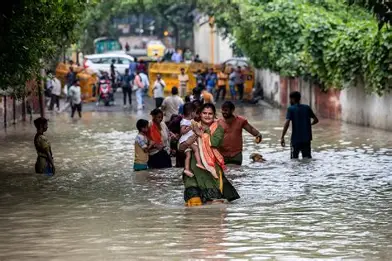
#> input picture Real Test Datas/Flood/flood 11.webp, 392 x 261 px; its folder holds only this picture in this run
$ python train_flood.py   (older library calls are emulated)
#> lines starting #> are read from the running program, lines starting #| are printed output that depends on the picture; after the words box and inside, x2 and y2 are one past the last pixel; in counts of white or black regions, pixels touching at a corner belong together
#> in main, im is the input picture: PIL image 392x261 RGB; mean R, G, B 115, 114.1, 101.3
import os
import json
import numpy as np
import cv2
from PIL import Image

def analyze_flood_image(im):
    """
    Plan B Flood Water Segmentation & Flood Type Classification:
    Combines adaptive HSV water color modeling (muddy floodwater, reflective grey/blue water),
    texture smoothness (low Laplacian variance), and morphological connectivity.
    """
    w, h = im.size
#> w = 392; h = 261
    img = np.array(im.convert("RGB"))
    hsv = cv2.cvtColor(img, cv2.COLOR_RGB2HSV)
#> hsv: shape (261, 392, 3); mean H, S, V 49.8, 69.5, 122.6
    gray = cv2.cvtColor(img, cv2.COLOR_RGB2GRAY)

    # 1. Muddy / brown floodwater (common in street inundation)
    lower_brown = np.array([5, 25, 35])
    upper_brown = np.array([35, 230, 220])
    mask_brown = cv2.inRange(hsv, lower_brown, upper_brown)
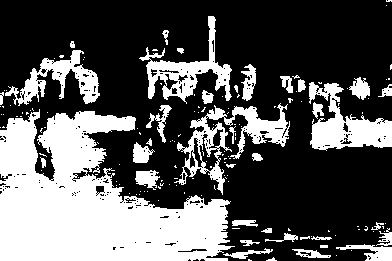
#> mask_brown: shape (261, 392); 34.5% white; 155 white regions (117 under 20 px), largest, box (x1, y1, x2, y2) and area: (0, 109, 235, 261) 21519, (174, 103, 290, 195) 2818, (309, 82, 392, 151) 2668

    # 2. Reflective / sky-reflective floodwater
    lower_grey = np.array([0, 0, 45])
    upper_grey = np.array([180, 55, 235])
    mask_grey = cv2.inRange(hsv, lower_grey, upper_grey)
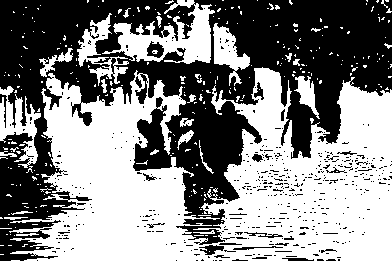
#> mask_grey: shape (261, 392); 52.5% white; 490 black regions (469 under 20 px), largest, box (x1, y1, x2, y2) and area: (0, 0, 392, 261) 45872, (147, 41, 164, 58) 183, (199, 245, 224, 255) 137

    # 3. Bluish / clear standing water
    lower_blue = np.array([80, 30, 40])
    upper_blue = np.array([140, 255, 245])
    mask_blue = cv2.inRange(hsv, lower_blue, upper_blue)
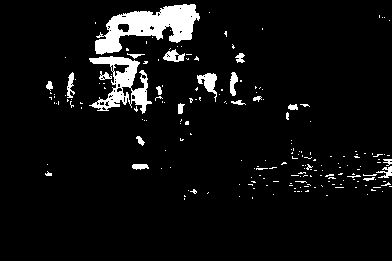
#> mask_blue: shape (261, 392); 6% white; 200 white regions (177 under 20 px), largest, box (x1, y1, x2, y2) and area: (95, 4, 200, 55) 2601, (89, 56, 152, 114) 1468, (197, 73, 217, 102) 256

    # Texture smoothness filter (water surface has lower gradient variance than buildings/vegetation)
    lap = cv2.Laplacian(gray, cv2.CV_64F)
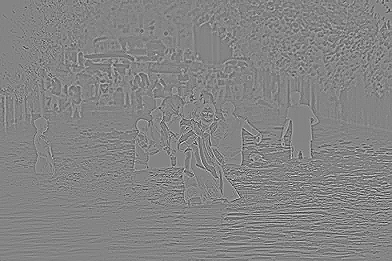
#> lap: shape (261, 392) float64; min -375, max 347, mean 0; drawn with min black and max white
    lap_var = cv2.boxFilter(np.abs(lap), -1, (15, 15))
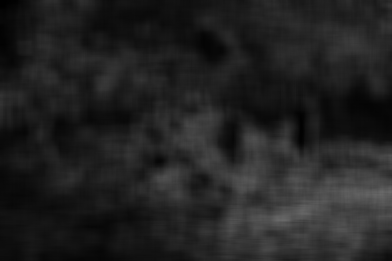
#> lap_var: shape (261, 392) float64; min 0, max 105.2, mean 34.6
    smooth_mask = (lap_var < 22).astype(np.uint8) * 255
#> smooth_mask: shape (261, 392); 27.7% white; 36 white regions (22 under 20 px), largest, box (x1, y1, x2, y2) and area: (0, 118, 191, 261) 10802, (81, 0, 228, 66) 5519, (304, 78, 392, 143) 3726

    # Focus primarily on lower 80% of image for street-level flood accumulation (avoid sky)
    horizon_mask = np.zeros((h, w), dtype=np.uint8)
    horizon_mask[int(h * 0.15):, :] = 255

    # Combine candidate water regions
    candidates = cv2.bitwise_or(mask_brown, mask_blue)
#> candidates: shape (261, 392); 40.5% white; 331 white regions (284 under 20 px), largest, box (x1, y1, x2, y2) and area: (0, 109, 235, 261) 21540, (5, 16, 238, 114) 6502, (174, 103, 290, 195) 2818
    candidates = cv2.bitwise_or(candidates, cv2.bitwise_and(mask_grey, smooth_mask))
#> candidates: shape (261, 392); 45.1% white; 316 white regions (280 under 20 px), largest, box (x1, y1, x2, y2) and area: (0, 0, 298, 261) 37477, (298, 77, 392, 151) 4522, (336, 244, 392, 261) 447
    candidates = cv2.bitwise_and(candidates, horizon_mask)
#> candidates: shape (261, 392); 41.9% white; 295 white regions (259 under 20 px), largest, box (x1, y1, x2, y2) and area: (0, 39, 298, 261) 34164, (298, 77, 392, 151) 4522, (336, 244, 392, 261) 447

    # Morphological opening and closing
    k_size = max(5, int(min(w, h) * 0.015))
#> k_size = 5
    if k_size % 2 == 0:
        k_size += 1
    kernel = cv2.getStructuringElement(cv2.MORPH_ELLIPSE, (k_size, k_size))
    opened = cv2.morphologyEx(candidates, cv2.MORPH_OPEN, kernel)
#> opened: shape (261, 392); 35.1% white; 69 white regions (7 under 20 px), largest, box (x1, y1, x2, y2) and area: (0, 50, 229, 261) 22309, (310, 79, 392, 149) 3783, (147, 39, 238, 99) 2289
    closed = cv2.morphologyEx(opened, cv2.MORPH_CLOSE, kernel)
#> closed: shape (261, 392); 36.4% white; 40 white regions (5 under 20 px), largest, box (x1, y1, x2, y2) and area: (0, 50, 229, 261) 22948, (310, 79, 392, 149) 4037, (132, 39, 238, 113) 3493

    # Connected component analysis
    num_labels, labels, stats, _ = cv2.connectedComponentsWithStats(closed)
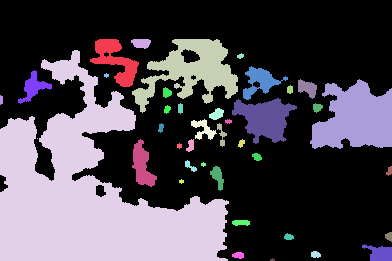
#> labels: shape (261, 392) int32; 41 distinct labels, from 0 to 40; one colour per label, 0 black
#> num_labels = 41; stats = 41 rows, first 6: [0, 0, 392, 261, 65049], [90, 39, 49, 48, 1021], [131, 39, 20, 10, 154], [132, 39, 106, 74, 3493], [0, 50, 229, 211, 22948], [237, 53, 7, 6, 28]
    clean_mask = np.zeros_like(closed)
    min_area = w * h * 0.01 # 1% min area threshold
#> min_area = 1023.1
    largest_cc_area = 0

    for i in range(1, num_labels):
        area = stats[i, cv2.CC_STAT_AREA]
        if area >= min_area:
            clean_mask[labels == i] = 255
            if area > largest_cc_area:
                largest_cc_area = area
#> this loop made 40 passes
#> (area, largest_cc_area) on passes 3 to 4: (3493, 3493), (22948, 22948)
#> area on passes 1, 2, 5, 6, 7, 9: 1021, 154, 28, 630, 412, 231
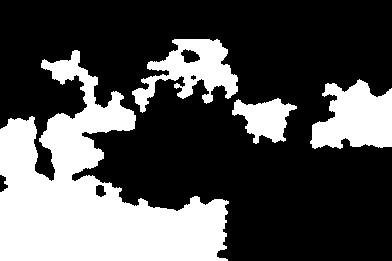
#> clean_mask: shape (261, 392); 31.4% white; 4 white regions, box (x1, y1, x2, y2) and area: (0, 50, 229, 261) 22948, (310, 79, 392, 149) 4037, (132, 39, 238, 113) 3493, (232, 98, 297, 144) 1671
#> after the loop, largest_cc_area = 22948

    water_pixels = np.count_nonzero(clean_mask)
#> water_pixels = 32149
    water_coverage_pct = (water_pixels / (w * h)) * 100.0
#> water_coverage_pct = 31.42
    largest_cc_ratio = (largest_cc_area / water_pixels) if water_pixels > 0 else 0.0
#> largest_cc_ratio = 0.714

    # Taxonomy mapping according to specifications:
    # F00: No Significant Water (< 3%)
    # F01: Roadway Waterlogging (3% - 40%)
    # F03: Building Perimeter Flooding (localized near structures)
    # F05: Large-Area Inundation (> 60% coverage, highly connected)
    # F06: General Significant Flooding (40% - 60%)
    # F02 / F04: Fluvial / Residential (needs operator verification)
    warnings = []
    if water_coverage_pct < 3.0:
        flood_type = "F00 No Significant Water"
        type_conf = max(0.60, 1.0 - (water_coverage_pct / 3.0) * 0.4)
    elif water_coverage_pct >= 60.0 and largest_cc_ratio >= 0.70:
        flood_type = "F05 Large-Area Inundation"
        type_conf = min(0.95, 0.70 + (water_coverage_pct / 100.0) * 0.25)
    elif water_coverage_pct >= 35.0:
        flood_type = "F06 General Significant Flooding"
        type_conf = 0.85
    elif water_coverage_pct >= 3.0:
        # Check aspect ratio of water component: horizontal roadway vs perimeter
        flood_type = "F01 Roadway Waterlogging"
        type_conf = 0.82
    else:
        flood_type = "F06 General Significant Flooding"
        type_conf = 0.75

    # Check for cadastre/fluvial ambiguity
    if "Inundation" in flood_type or water_coverage_pct > 50.0:
        warnings.append("F02 Residential / F04 River Overflow distinctions require GIS cadastre/fluvial data - needs operator verification")

    return {
        "flood_type": flood_type,
        "type_confidence": round(float(type_conf), 3),
        "water_coverage_pct": round(float(water_coverage_pct), 2),
        "largest_cc_ratio": round(float(largest_cc_ratio), 3),
        "water_mask": clean_mask,
        "warnings": warnings
    }

def main():
    print("================================================================================")
    print("CIVICSENSE AI — STEP 3A FLOOD TYPE CLASSIFICATION & WATER SEGMENTATION (PLAN B)")
    print("================================================================================")
    print("Note: scratch/vfloodnet_deeplabv3plus.onnx is absent; deploying Plan B")
    print("      hybrid color-texture water estimation + SegFormer fallback.")

    fdir = "Real Test Datas/Flood"
    files = sorted(os.listdir(fdir))
    print(f"Auditing all {len(files)} Flood test images...\n")

    type_counts = {}
    coverages = []

    for f in files:
        fpath = os.path.join(fdir, f)
        try:
            im = Image.open(fpath)
            res = analyze_flood_image(im)
#> res = 6 items
            t = res["flood_type"]
#> t = 'F01 Roadway Waterlogging'
            cov = res["water_coverage_pct"]
#> cov = 31.42
            type_counts[t] = type_counts.get(t, 0) + 1
            coverages.append(cov)
            print(f"  {f:<20} -> {t:<32} (Water: {cov:>5.1f}%, Conf: {res['type_confidence']:.2f})")
#|   flood 11.webp        -> F01 Roadway Waterlogging         (Water:  31.4%, Conf: 0.82)
        except Exception as e:
            print(f"  Error processing {f}: {e}")

    print("\nSummary of Flood Dataset Distribution:")
    for t, count in type_counts.items():
        print(f"  {t}: {count} images ({count/len(files)*100:.1f}%)")
#> this loop made 1 pass
#> (t, count) on pass 1: ('F01 Roadway Waterlogging', 1)
#|   F01 Roadway Waterlogging: 1 images (100.0%)
    print(f"\nAverage Water Coverage across Flood set: {np.mean(coverages):.1f}% (min: {np.min(coverages):.1f}%, max: {np.max(coverages):.1f}%)")
#| Average Water Coverage across Flood set: 31.4% (min: 31.4%, max: 31.4%)

if __name__ == "__main__":
    main()

$ run again, on Real Test Datas/Flood/flood 18.jpg
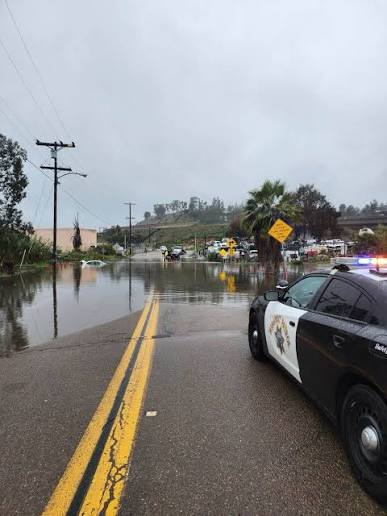
#> input picture Real Test Datas/Flood/flood 18.jpg, 387 x 516 px
#> in main, im is the input picture: PIL image 387x516 RGB; mean R, G, B 142.5, 142.1, 142
#> hsv: shape (516, 387, 3); mean H, S, V 71.5, 37.9, 152.7
#> mask_brown: shape (516, 387); 29.6% white; 154 white regions (134 under 20 px), largest, box (x1, y1, x2, y2) and area: (0, 212, 387, 516) 50699, (0, 228, 112, 308) 4146, (340, 222, 387, 258) 809
#> mask_grey: shape (516, 387); 69.2% white; 761 black regions (715 under 20 px), largest, box (x1, y1, x2, y2) and area: (128, 0, 387, 108) 19965, (248, 307, 387, 516) 16718, (32, 299, 160, 516) 10146
#> mask_blue: shape (516, 387); 7% white; 220 white regions (191 under 20 px), largest, box (x1, y1, x2, y2) and area: (0, 125, 181, 235) 6449, (257, 252, 387, 347) 4565, (277, 224, 320, 256) 346
#> smooth_mask: shape (516, 387); 65.9% white; 31 black regions (18 under 20 px), largest, box (x1, y1, x2, y2) and area: (0, 131, 387, 516) 65459, (46, 279, 61, 332) 591, (358, 420, 387, 447) 554
#> opened: shape (516, 387); 60.3% white; 80 black regions (62 under 20 px), largest, box (x1, y1, x2, y2) and area: (0, 131, 387, 516) 43601, (0, 0, 387, 108) 32424, (240, 107, 280, 158) 1141
#> closed: shape (516, 387); 61.3% white; 31 black regions (3 under 20 px), largest, box (x1, y1, x2, y2) and area: (0, 0, 387, 108) 32397, (81, 179, 387, 511) 31302, (0, 131, 81, 273) 4899
#> in analyze_flood_image, `num_labels, labels, stats, _ = cv2.connectedComponentsWithStats(closed)`:
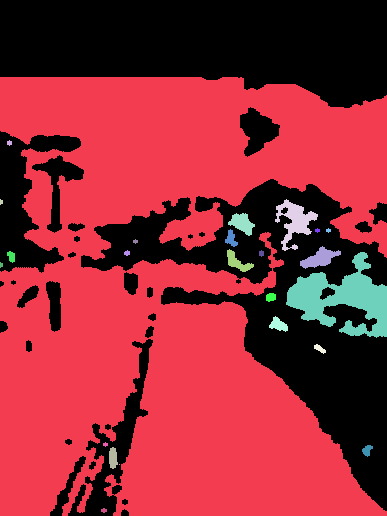
#> labels: shape (516, 387) int32; 25 distinct labels, from 0 to 24; one colour per label, 0 black
#> num_labels = 25; stats = 25 rows, first 6: [0, 0, 387, 516, 77291], [0, 77, 387, 439, 115432], [7, 140, 5, 6, 22], [0, 199, 3, 6, 14], [275, 199, 43, 52, 900], [228, 213, 27, 23, 344]
#> the loop in analyze_flood_image, `for i in range(1, num_labels):` made 24 passes
#> (area, largest_cc_area) on pass 1: (115432, 115432)
#> after the loop in analyze_flood_image, `for i in range(1, num_labels):`:
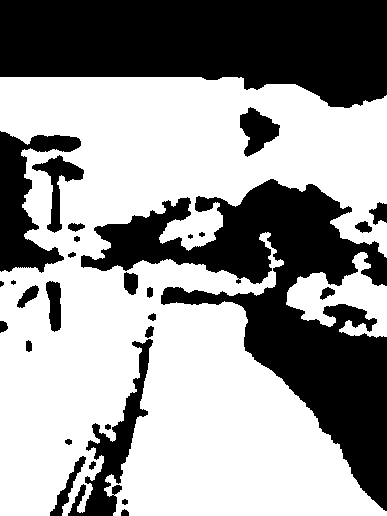
#> clean_mask: shape (516, 387); 59.9% white; 30 black regions (3 under 20 px), largest, box (x1, y1, x2, y2) and area: (81, 179, 387, 511) 33900, (0, 0, 387, 108) 32397, (0, 131, 81, 273) 5017
#> after the loop in analyze_flood_image, `for i in range(1, num_labels):`: largest_cc_area = 115432
#> water_pixels = 119524
#> water_coverage_pct = 59.85
#> largest_cc_ratio = 0.966
#> res = 6 items
#> in main, `t = res["flood_type"]`: t = 'F06 General Significant Flooding'
#> cov = 59.85
#|   flood 18.jpg         -> F06 General Significant Flooding (Water:  59.9%, Conf: 0.85)
#> the loop in main, `for t, count in type_counts.items():` made 1 pass
#> (t, count) on pass 1: ('F06 General Significant Flooding', 1)
#> (printed output is left out)
#| Average Water Coverage across Flood set: 59.9% (min: 59.9%, max: 59.9%)

$ run again, on Real Test Datas/Flood/flood 20.webp
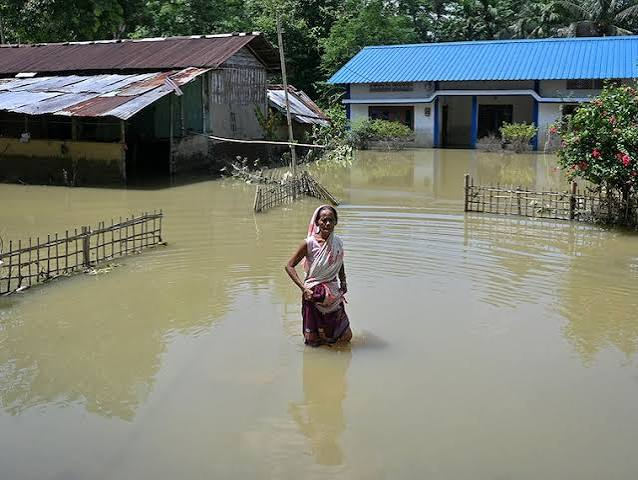
#> input picture Real Test Datas/Flood/flood 20.webp, 638 x 480 px
#> in main, im is the input picture: PIL image 638x480 RGB; mean R, G, B 122.8, 126.7, 114.6
#> hsv: shape (480, 638, 3); mean H, S, V 50.8, 57.3, 132.3
#> mask_brown: shape (480, 638); 36.9% white; 304 white regions (263 under 20 px), largest, box (x1, y1, x2, y2) and area: (0, 125, 638, 422) 86190, (207, 330, 560, 480) 21048, (0, 132, 128, 170) 2130
#> mask_grey: shape (480, 638); 54.1% white; 783 black regions (738 under 20 px), largest, box (x1, y1, x2, y2) and area: (0, 0, 638, 465) 133868, (353, 106, 414, 141) 1410, (247, 98, 289, 142) 802
#> mask_blue: shape (480, 638); 6.3% white; 315 white regions (286 under 20 px), largest, box (x1, y1, x2, y2) and area: (325, 20, 638, 152) 12744, (0, 74, 130, 113) 2441, (180, 96, 213, 139) 759
#> smooth_mask: shape (480, 638); 58.1% white; 23 black regions (9 under 20 px), largest, box (x1, y1, x2, y2) and area: (0, 0, 638, 348) 116992, (0, 208, 172, 301) 9448, (229, 262, 271, 298) 908
#> opened: shape (480, 638); 61.1% white; 112 black regions (91 under 20 px), largest, box (x1, y1, x2, y2) and area: (0, 0, 638, 347) 116734, (522, 246, 569, 292) 759, (0, 260, 30, 298) 369
#> closed: shape (480, 638); 61.7% white; 10 black regions, largest, box (x1, y1, x2, y2) and area: (0, 0, 638, 239) 100965, (295, 201, 530, 347) 14146, (272, 172, 318, 200) 746
#> in analyze_flood_image, `num_labels, labels, stats, _ = cv2.connectedComponentsWithStats(closed)`:
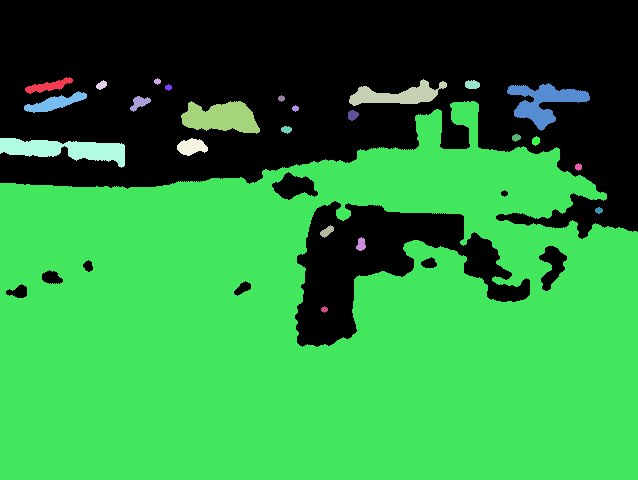
#> labels: shape (480, 638) int32; 25 distinct labels, from 0 to 24; one colour per label, 0 black
#> num_labels = 25; stats = 25 rows, first 6: [0, 0, 638, 347, 117278], [25, 77, 48, 17, 346], [154, 78, 7, 7, 33], [349, 79, 98, 27, 1235], [96, 80, 11, 10, 70], [465, 80, 15, 9, 111]
#> the loop in analyze_flood_image, `for i in range(1, num_labels):` made 24 passes
#> (area, largest_cc_area) on pass 12: (179871, 179871)
#> after the loop in analyze_flood_image, `for i in range(1, num_labels):`:
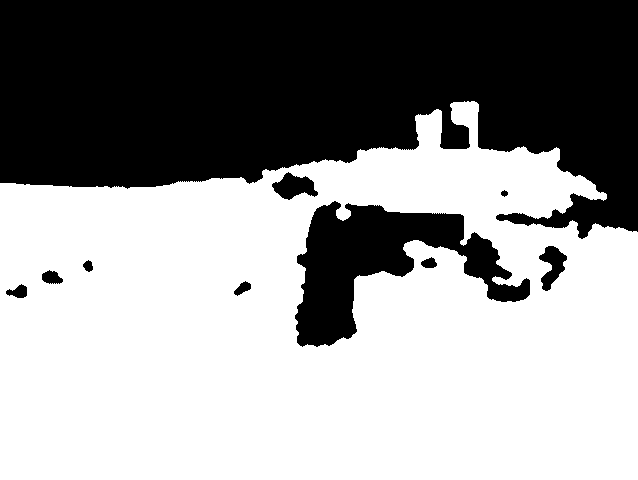
#> clean_mask: shape (480, 638); 58.7% white; 10 black regions, largest, box (x1, y1, x2, y2) and area: (0, 0, 638, 239) 109829, (295, 201, 530, 347) 14373, (272, 172, 318, 200) 746
#> after the loop in analyze_flood_image, `for i in range(1, num_labels):`: largest_cc_area = 179871
#> water_coverage_pct = 58.74
#> largest_cc_ratio = 1
#> res = 6 items
#> in main, `t = res["flood_type"]`: t = 'F06 General Significant Flooding'
#> cov = 58.74
#|   flood 20.webp        -> F06 General Significant Flooding (Water:  58.7%, Conf: 0.85)
#> the loop in main, `for t, count in type_counts.items():` made 1 pass
#> (t, count) on pass 1: ('F06 General Significant Flooding', 1)
#> (printed output is left out)
#| Average Water Coverage across Flood set: 58.7% (min: 58.7%, max: 58.7%)

$ run again, on Real Test Datas/Flood/flood 21.webp
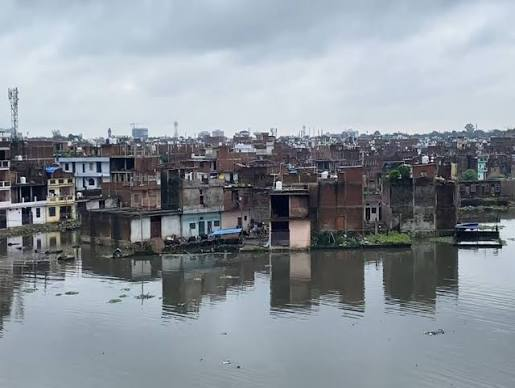
#> input picture Real Test Datas/Flood/flood 21.webp, 515 x 388 px
#> in main, im is the input picture: PIL image 515x388 RGB; mean R, G, B 139, 146.9, 154.7
#> hsv: shape (388, 515, 3); mean H, S, V 99.8, 32.3, 155.8
#> mask_brown: shape (388, 515); 2% white; 97 white regions (72 under 20 px), largest, box (x1, y1, x2, y2) and area: (291, 208, 316, 288) 1129, (45, 196, 74, 255) 663, (317, 193, 352, 232) 415
#> mask_grey: shape (388, 515); 90.4% white; 1122 black regions (1030 under 20 px), largest, box (x1, y1, x2, y2) and area: (270, 182, 412, 251) 2241, (150, 169, 249, 254) 2193, (436, 180, 499, 242) 1312
#> mask_blue: shape (388, 515); 42.7% white; 511 white regions (450 under 20 px), largest, box (x1, y1, x2, y2) and area: (0, 262, 515, 388) 39229, (0, 0, 515, 65) 23197, (275, 124, 515, 214) 7267
#> smooth_mask: shape (388, 515); 65.1% white; 12 black regions (7 under 20 px), largest, box (x1, y1, x2, y2) and area: (0, 86, 515, 340) 63789, (364, 254, 515, 319) 3434, (266, 287, 369, 324) 2195, (427, 325, 444, 339) 177, (223, 360, 235, 370) 99
#> opened: shape (388, 515); 55% white; 65 black regions (55 under 20 px), largest, box (x1, y1, x2, y2) and area: (0, 79, 515, 337) 56957, (0, 0, 515, 79) 30497, (271, 287, 369, 320) 1658
#> closed: shape (388, 515); 56% white; 23 black regions (4 under 20 px), largest, box (x1, y1, x2, y2) and area: (0, 80, 515, 322) 51870, (0, 0, 515, 76) 30472, (395, 271, 515, 318) 1979
#> labels: shape (388, 515) int32; 51 distinct labels, from 0 to 50
#> num_labels = 51; stats = 51 rows, first 6: [0, 0, 515, 369, 87908], [15, 58, 7, 5, 27], [0, 58, 515, 125, 41648], [117, 136, 11, 10, 73], [163, 137, 15, 7, 53], [278, 137, 34, 23, 486]
#> the loop in analyze_flood_image, `for i in range(1, num_labels):` made 50 passes
#> (area, largest_cc_area) on passes 2, 25: (41648, 41648), (56050, 56050)
#> after the loop in analyze_flood_image, `for i in range(1, num_labels):`:
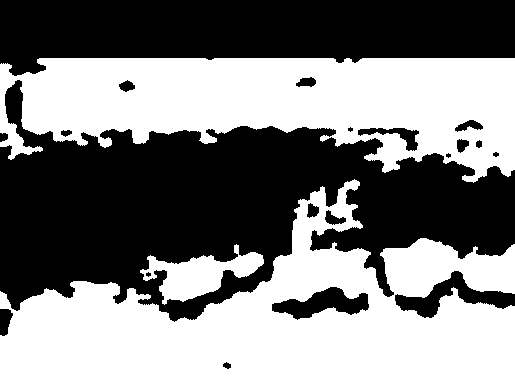
#> clean_mask: shape (388, 515); 50.5% white; 20 black regions (3 under 20 px), largest, box (x1, y1, x2, y2) and area: (0, 80, 515, 322) 62966, (0, 0, 515, 76) 30499, (395, 271, 515, 318) 1979
#> after the loop in analyze_flood_image, `for i in range(1, num_labels):`: largest_cc_area = 56050
#> water_pixels = 100879
#> water_coverage_pct = 50.48
#> largest_cc_ratio = 0.556
#> res = 6 items
#> in main, `t = res["flood_type"]`: t = 'F06 General Significant Flooding'
#> cov = 50.48
#|   flood 21.webp        -> F06 General Significant Flooding (Water:  50.5%, Conf: 0.85)
#> the loop in main, `for t, count in type_counts.items():` made 1 pass
#> (t, count) on pass 1: ('F06 General Significant Flooding', 1)
#> (printed output is left out)
#| Average Water Coverage across Flood set: 50.5% (min: 50.5%, max: 50.5%)
